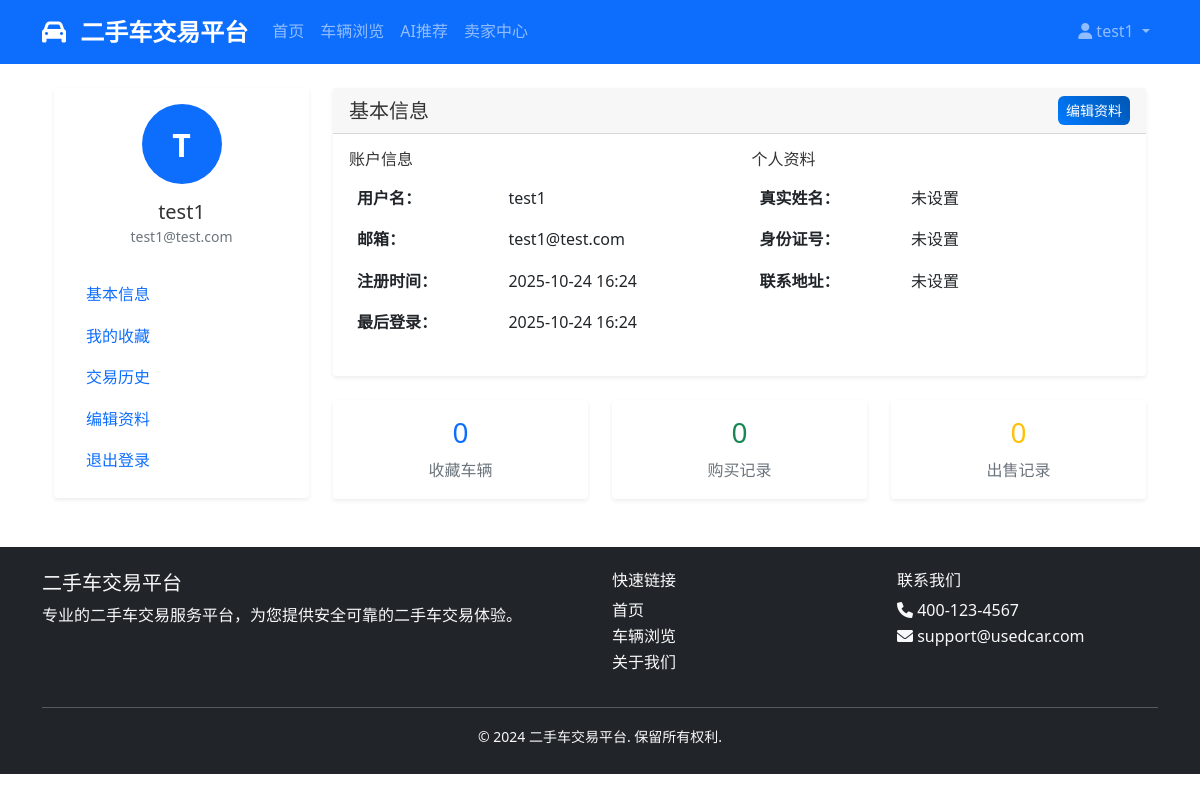
Page /users/profile/ (signed in) on the earlier database version.
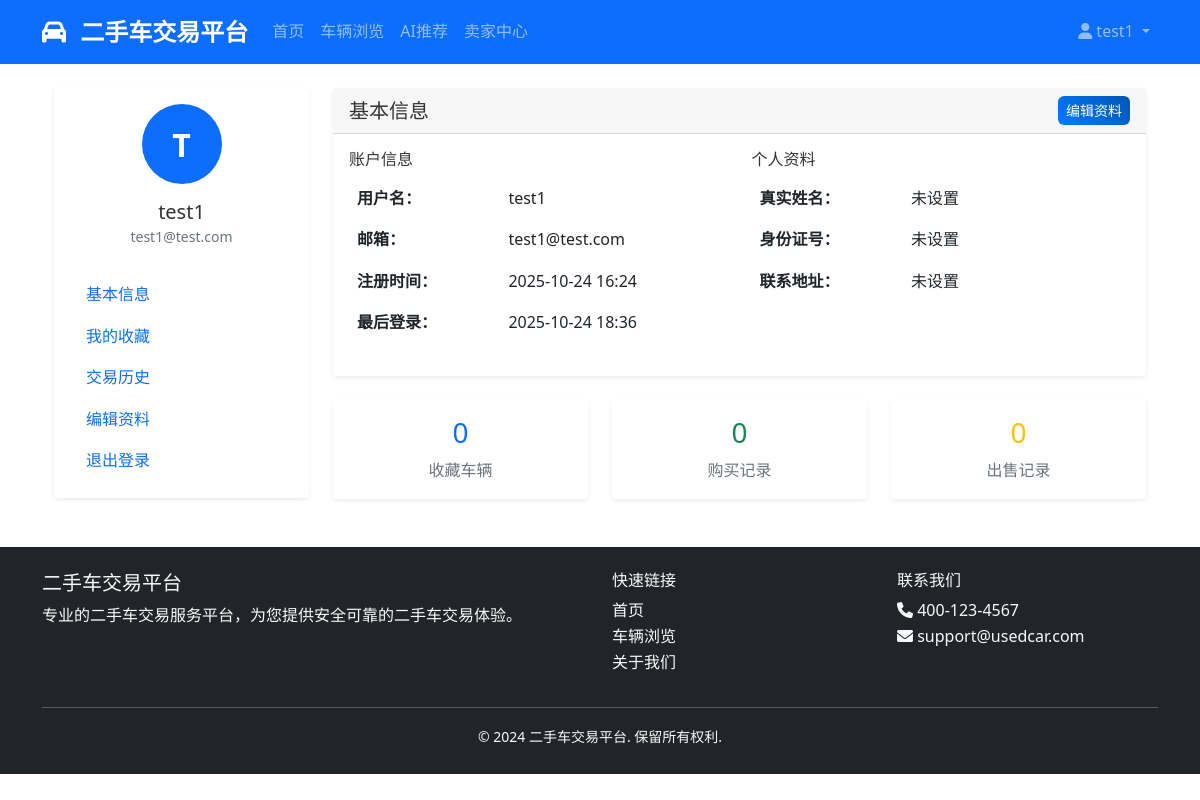
Same page on the later database version.
### users/models.py (models this page shows, shortened)
class CustomUser(AbstractUser):
    USER_TYPE_CHOICES = [
        ('buyer', '买家'),
        ('seller', '卖家'),
        ('admin', '管理员'),
    ]
    phone = models.CharField(_('手机号码'), max_length=15, unique=True, blank=True, null=True)
    email = models.EmailField(_('邮箱地址'), unique=True)
    user_type = models.CharField(_('用户类型'), max_length=10, choices=USER_TYPE_CHOICES, default='buyer')
    avatar = models.ImageField(_('头像'), upload_to='avatars/', blank=True, null=True)
    is_verified = models.BooleanField(_('是否验证'), default=False)
    created_at = models.DateTimeField(_('创建时间'), auto_now_add=True)
    updated_at = models.DateTimeField(_('更新时间'), auto_now=True)
    seller_license = models.CharField(_('营业执照'), max_length=50, blank=True, null=True)
    seller_address = models.TextField(_('商家地址'), blank=True, null=True)
    seller_description = models.TextField(_('商家描述'), blank=True, null=True)
    class Meta:
        verbose_name = _('用户')
        verbose_name_plural = _('用户')

class UserProfile(models.Model):
    user = models.OneToOneField(CustomUser, on_delete=models.CASCADE, related_name='profile')
    real_name = models.CharField(_('真实姓名'), max_length=50, blank=True, null=True)
    id_card = models.CharField(_('身份证号'), max_length=18, blank=True, null=True)
    address = models.TextField(_('联系地址'), blank=True, null=True)
    class Meta:
        verbose_name = _('用户资料')
        verbose_name_plural = _('用户资料')

### users/views.py (the view)
# urls.py: path('profile/', views.UserProfileView.as_view(), name='user_profile'),
@method_decorator(login_required, name='dispatch')
class UserProfileView(DetailView):
    model = CustomUser
    template_name = 'users/profile.html'
    context_object_name = 'user_profile'
    def get_object(self):
        return self.request.user
    def get(self, request, *args, **kwargs):
        self.object = self.get_object()
        context = self.get_context_data(object=self.object)
        return self.render_to_response(context)

### templates/users/profile.html (shortened to what the changed rows need)
{% extends 'base.html' %}
{% block content %}
<div class="container mt-4">
    <div class="row">
        <div class="col-md-3">
            <div class="card">
                <div class="card-body">
                    <div class="text-center mb-4">
                        <div class="bg-primary text-white rounded-circle d-flex align-items-center justify-content-center mx-auto" style="width: 80px; height: 80px;">
                            <span class="fw-bold" style="font-size: 2rem;">{{ user_profile.username|first|upper }}</span>
                        </div>
                        <h5 class="mt-3 mb-0">{{ user_profile.username }}</h5>
                        <small class="text-muted">{{ user_profile.email }}</small>
                    </div>
                </div>
            </div>
        </div>
        <div class="col-md-9">
            <div class="card">
                <div class="card-body">
                    <div class="row">
                        <div class="col-md-6">
                            <table class="table table-borderless">
                                <tr>
                                    <td width="40%"><strong>用户名：</strong></td>
                                    <td>{{ user_profile.username }}</td>
                                </tr>
                                <tr>
                                    <td><strong>邮箱：</strong></td>
                                    <td>{{ user_profile.email }}</td>
                                </tr>
                                <tr>
                                    <td><strong>注册时间：</strong></td>
                                    <td>{{ user_profile.date_joined|date:"Y-m-d H:i" }}</td>
                                </tr>
                                <tr>
                                    <td><strong>最后登录：</strong></td>
                                    <td>{{ user_profile.last_login|date:"Y-m-d H:i"|default:"从未登录" }}</td>
                                </tr>
                            </table>
                        </div>
                        <div class="col-md-6">
                            {% if user_profile.profile %}
                            <table class="table table-borderless">
                                <tr>
                                    <td width="40%"><strong>真实姓名：</strong></td>
                                    <td>{{ user_profile.profile.real_name|default:"未设置" }}</td>
                                </tr>
                                <tr>
                                    <td><strong>身份证号：</strong></td>
                                    <td>{{ user_profile.profile.id_card|default:"未设置" }}</td>
                                </tr>
                                <tr>
                                    <td><strong>联系地址：</strong></td>
                                    <td>{{ user_profile.profile.address|default:"未设置" }}</td>
                                </tr>
                            </table>
                            {% else %}
                            <div class="alert alert-info">
                                <p class="mb-0">您还没有设置个人资料，<a href="{% url 'profile_edit' %}">点击这里</a>进行设置。</p>
                            </div>
                            {% endif %}
                        </div>
                    </div>
                </div>
            </div>
        </div>
    </div>
</div>
{% endblock %}

### templates/base.html (shortened to what this page needs)
<!DOCTYPE html>
<html lang="zh-CN">
<head>
    <link href="https://cdn.jsdelivr.net/npm/bootstrap@5.1.3/dist/css/bootstrap.min.css" rel="stylesheet">
    <link href="https://cdnjs.cloudflare.com/ajax/libs/font-awesome/6.0.0/css/all.min.css" rel="stylesheet">
    <link href="/static/css/style.css" rel="stylesheet">
</head>
<body>
    <nav class="navbar navbar-expand-lg navbar-dark bg-primary">
        <div class="container">
            <a class="navbar-brand" href="{% url 'home' %}">
                <i class="fas fa-car"></i> 二手车交易平台
            </a>
            <div class="collapse navbar-collapse" id="navbarNav">
                <ul class="navbar-nav me-auto">
                    <li class="nav-item">
                        <a class="nav-link" href="{% url 'home' %}">首页</a>
                    </li>
                    <li class="nav-item">
                        <a class="nav-link" href="{% url 'car_list' %}">车辆浏览</a>
                    </li>
                    <li class="nav-item">
                        <a class="nav-link" href="{% url 'ai_recommendation' %}">AI推荐</a>
                    </li>
                    {% if user.is_authenticated and user.user_type == 'seller' %}
                    <li class="nav-item">
                        <a class="nav-link" href="{% url 'car_management' %}">卖家中心</a>
                    </li>
                    {% endif %}
                </ul>
                <ul class="navbar-nav">
                    {% if user.is_authenticated %}
                    <li class="nav-item dropdown">
                        <a class="nav-link dropdown-toggle" href="#" id="navbarDropdown" role="button" data-bs-toggle="dropdown">
                            <i class="fas fa-user"></i> {{ user.username }}
                        </a>
                    </li>
                    {% endif %}
                </ul>
            </div>
        </div>
    </nav>
    <main class="container my-4">
        {% block content %}
        {% endblock %}
    </main>
    <footer class="bg-dark text-light py-4 mt-5">
        <div class="container">
            <div class="row">
                <div class="col-md-6">
                    <h5>二手车交易平台</h5>
                    <p>专业的二手车交易服务平台，为您提供安全可靠的二手车交易体验。</p>
                </div>
                <div class="col-md-3">
                    <h6>快速链接</h6>
                    <ul class="list-unstyled">
                        <li><a href="{% url 'home' %}" class="text-light">首页</a></li>
                        <li><a href="{% url 'car_list' %}" class="text-light">车辆浏览</a></li>
                        <li><a href="#" class="text-light">关于我们</a></li>
                    </ul>
                </div>
                <div class="col-md-3">
                    <h6>联系我们</h6>
                    <ul class="list-unstyled">
                        <li><i class="fas fa-phone"></i> 400-123-4567</li>
                        <li><i class="fas fa-envelope"></i> support@usedcar.com</li>
                    </ul>
                </div>
            </div>
            <hr>
            <div class="text-center">
                <small>&copy; 2024 二手车交易平台. 保留所有权利.</small>
            </div>
        </div>
    </footer>
</body>
</html>

Differences in the rows shown:
changed CustomUser "test1": last_login "2025-10-24 16:24" → "2025-10-24 18:36"
